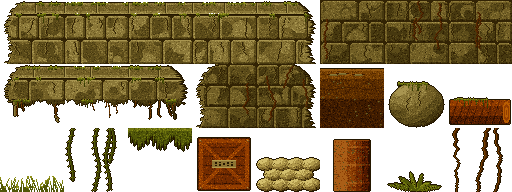
#> input picture assets/fondos/lvl1/tileset_selva_64_calido.png, 512 x 192 px, found by its file name
$ python rampas_placeholder.py
#> lines starting #> are read from the running program, lines starting #| are printed output that depends on the picture
"""Tiles de rampa provisionales (64x64) con la piedra del tileset cálido.

Guarda assets/fondos/lvl1/rampas_64.png con 3 cuadros, todos subiendo hacia
la derecha (las bajadas se dibujan espejados en el juego):
  0 -> rampa 45°: de abajo-izquierda a arriba-derecha
  1 -> rampa suave 22.5°, mitad baja: de y=64 a y=32
  2 -> rampa suave 22.5°, mitad alta: de y=32 a y=0

Rellena la parte bajo la pendiente con los bloques de piedra del muro y
pinta una franja de musgo a lo largo de la pendiente, con contorno oscuro.

Uso (desde la raíz del proyecto):  python3 herramientas/rampas_placeholder.py
"""
from PIL import Image

LVL1 = 'assets/fondos/lvl1/'
TILE = 64
CONTORNO = (34, 23, 4, 255)
MUSGO = [(72, 84, 26), (104, 120, 40), (140, 156, 62)]


def tile(tileset, indice):
    x, y = (indice % 8) * TILE, (indice // 8) * TILE
    return tileset.crop((x, y, x + TILE, y + TILE))


def rampa(muro, superficie):
    """superficie(x) -> y de la pendiente en la columna x (0..64)."""
    img = Image.new('RGBA', (TILE, TILE))
    px, fuente = img.load(), muro.load()
    for x in range(TILE):
        s = superficie(x + 0.5)
        for y in range(TILE):
            d = y - s  # distancia bajo la pendiente
            if d < 0:
                continue
            if d < 1:
                color = CONTORNO
            elif d < 4:
                color = MUSGO[2] + (255,) if (x + y) % 3 else MUSGO[1] + (255,)
            elif d < 6:
                color = MUSGO[0] + (255,) if (x // 2 + y) % 2 else fuente[x, y]
            else:
                color = fuente[x, y]
            px[x, y] = color
    return img


def main():
    tileset = Image.open(LVL1 + 'tileset_selva_64_calido.png').convert('RGBA')
#> tileset is the input picture: PIL image 512x192 RGBA; mean R, G, B, A 63.6, 49.1, 16.1, 164.8
    muro = tile(tileset, 6)
#> in tile, `return tileset.crop((x, y, x + TILE, y + TILE))`:
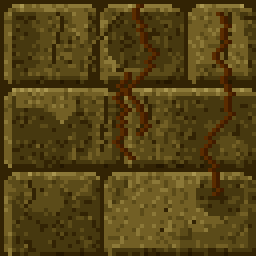
#> returned value: PIL image 64x64 RGBA (shown 4 times larger); mean R, G, B, A 84.8, 67.5, 21.7, 255
    cuadros = [
        rampa(muro, lambda x: TILE - x),          # 45°
        rampa(muro, lambda x: TILE - x / 2),      # suave, mitad baja
        rampa(muro, lambda x: TILE / 2 - x / 2),  # suave, mitad alta
    ]
#> in rampa, `img = Image.new('RGBA', (TILE, TILE))`: img: PIL image 64x64 RGBA; every value is 0
    hoja = Image.new('RGBA', (TILE * len(cuadros), TILE))
#> hoja: PIL image 192x64 RGBA; every value is 0
    for i, cuadro in enumerate(cuadros):
        hoja.paste(cuadro, (i * TILE, 0))
#> this loop made 3 passes
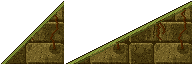
#> hoja: PIL image 192x64 RGBA; mean R, G, B, A 43.1, 36.6, 12.2, 125.5; transparent parts drawn white
    hoja.save(LVL1 + 'rampas_64.png')
    print('rampas_64.png:', len(cuadros), 'cuadros de 64x64')
#| rampas_64.png: 3 cuadros de 64x64


if __name__ == '__main__':
    main()
